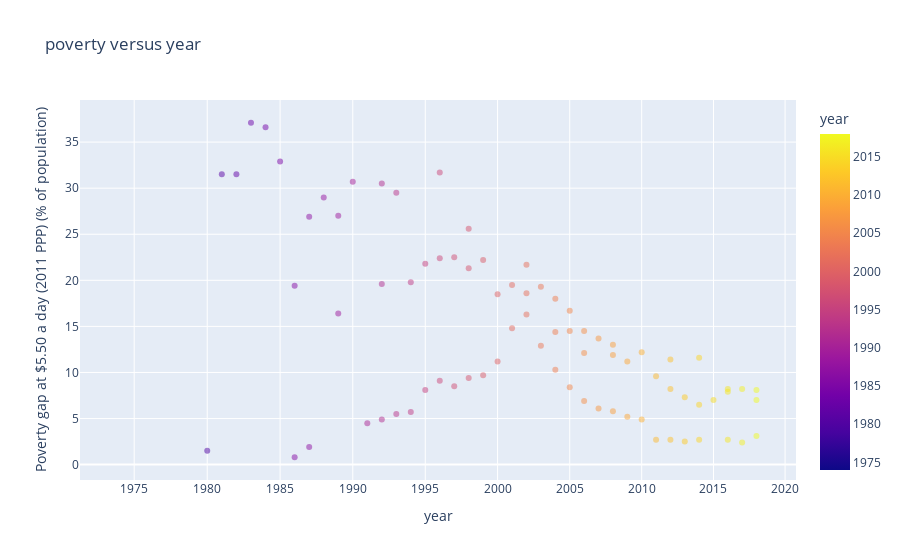

This figure's notebook cell:
### Code cell
fig.show()

### Figure 1 — Plotly figure (JSON) as saved in the notebook; plotly's stock layout.template omitted (floating-point values rounded to 4 significant figures; data arrays with more than 128 entries replaced by an {"elided": "..."} marker saying what was removed)
{"data": [{"hovertemplate": "year=%{marker.color}<br>Poverty gap at $5.50 a day (2011 PPP) (% of population)=%{y}<extra></extra>", "legendgroup": "", "marker": {"color": {"elided": "135 int values"}, "coloraxis": "coloraxis", "opacity": 0.5, "symbol": "circle"}, "mode": "markers", "name": "", "orientation": "v", "showlegend": false, "type": "scatter", "x": {"elided": "135 int values"}, "xaxis": "x", "y": {"elided": "135 float values"}, "yaxis": "y"}], "layout": {"autosize": true, "coloraxis": {"colorbar": {"title": {"text": "year"}}, "colorscale": [[0, "#0d0887"], [0.1111, "#46039f"], [0.2222, "#7201a8"], [0.3333, "#9c179e"], [0.4444, "#bd3786"], [0.5556, "#d8576b"], [0.6667, "#ed7953"], [0.7778, "#fb9f3a"], [0.8889, "#fdca26"], [1, "#f0f921"]]}, "legend": {"tracegroupgap": 0}, "title": {"text": "poverty versus year"}, "xaxis": {"anchor": "y", "autorange": true, "domain": [0, 1], "range": [3.295, 3.306], "title": {"text": "year"}, "type": "log"}, "yaxis": {"anchor": "x", "autorange": true, "domain": [0, 1], "range": [-2.196, 40.1], "title": {"text": "Poverty gap at $5.50 a day (2011 PPP) (% of population)"}, "type": "linear"}}}
